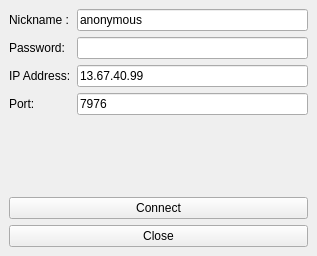
<?xml version="1.0" encoding="UTF-8"?>
<ui version="4.0">
 <class>MainWindow</class>
 <widget class="QMainWindow" name="MainWindow">
  <property name="geometry">
   <rect>
    <x>0</x>
    <y>0</y>
    <width>317</width>
    <height>256</height>
   </rect>
  </property>
  <property name="windowTitle">
   <string>2205 Encrypted Chat</string>
  </property>
  <widget class="QWidget" name="centralwidget">
   <layout class="QVBoxLayout" name="verticalLayout_3">
    <item>
     <layout class="QFormLayout" name="formLayout_4">
      <item row="1" column="0">
       <widget class="QLabel" name="label_2">
        <property name="text">
         <string>Nickname :</string>
        </property>
       </widget>
      </item>
      <item row="1" column="1">
       <widget class="QLineEdit" name="nicknamefield">
        <property name="text">
         <string>anonymous</string>
        </property>
       </widget>
      </item>
      <item row="2" column="0">
       <widget class="QLabel" name="passwordLabel">
        <property name="text">
         <string>Password:</string>
        </property>
       </widget>
      </item>
      <item row="2" column="1">
       <widget class="QLineEdit" name="passwordfield">
        <property name="echoMode">
         <enum>QLineEdit::Password</enum>
        </property>
       </widget>
      </item>
      <item row="3" column="0">
       <widget class="QLabel" name="addrlabel">
        <property name="text">
         <string>IP Address:</string>
        </property>
       </widget>
      </item>
      <item row="3" column="1">
       <widget class="QLineEdit" name="addrfield">
		<property name="text">
		 <string>13.67.40.99</string>
		</property>
	   </widget>
      </item>
      <item row="4" column="0">
       <widget class="QLabel" name="portlabel">
        <property name="text">
         <string>Port:</string>
        </property>
       </widget>
      </item>
      <item row="4" column="1">
       <widget class="QLineEdit" name="portfield">
        <property name="text">
         <string>7976</string>
        </property>
       </widget>
      </item>
     </layout>
    </item>
    <item>
     <widget class="QPushButton" name="connectbutton">
      <property name="text">
       <string>Connect</string>
      </property>
     </widget>
    </item>
    <item>
     <widget class="QPushButton" name="closebutton">
      <property name="text">
       <string>Close</string>
      </property>
     </widget>
    </item>
   </layout>
  </widget>
 </widget>
 <resources/>
 <connections/>
</ui>
